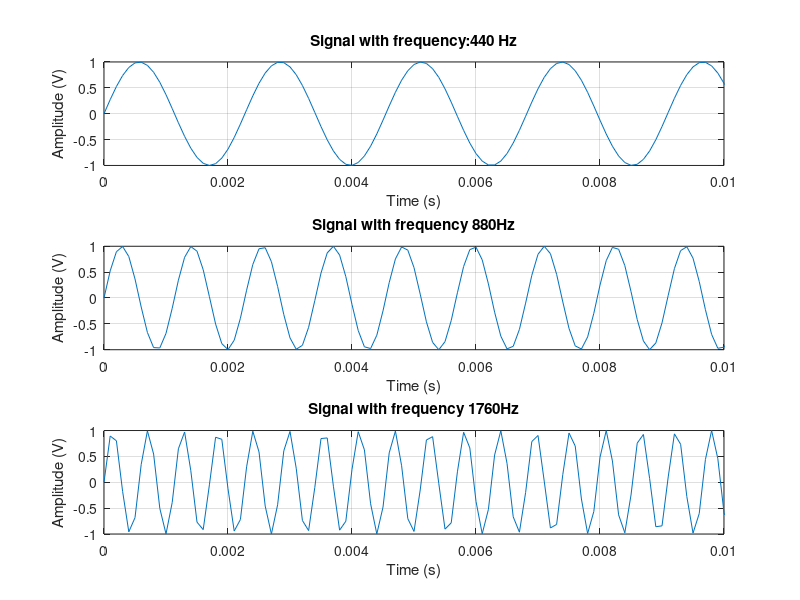
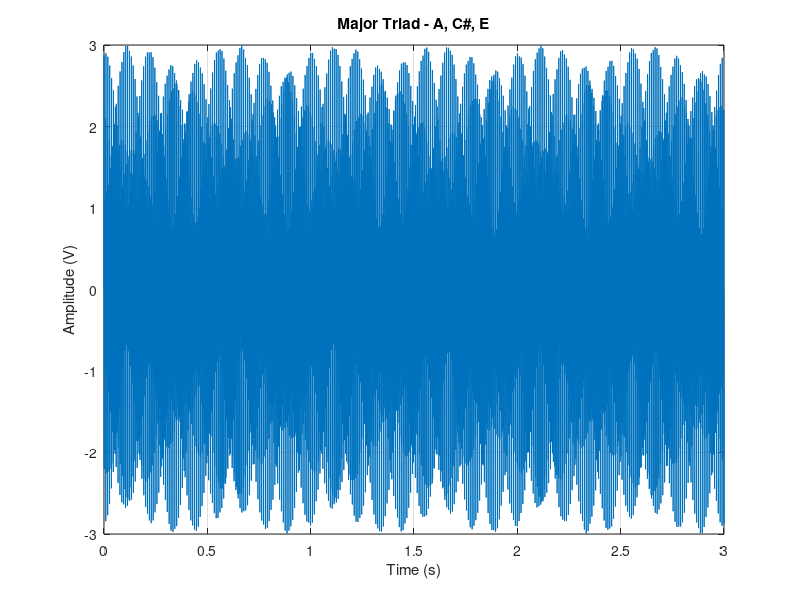

The MATLAB source for these figures, in order:

f_0 = 440; % Given frequency of the signal
end_time = 3; % time-lenth of the signal
f_sample = 10000; % Sampling rate (1/T_sample)


t = linspace(0, end_time, end_time*f_sample); %sampling array


x1 = sin(2*pi*f_0*t);
x_12 = sin(2*pi*2*f_0*t);
x_13 = sin(2*pi*4*f_0*t);


figure;

subplot(3,1,1);
plot(t, x1);
xlim([0,0.01]);
xlabel('Time (s)');
ylabel('Amplitude (V)');
title('Signal with frequency:440 Hz');
grid on;

subplot(3,1,2);
plot(t, x_12);
xlim([0,0.01]);
xlabel('Time (s)');
ylabel('Amplitude (V)');
title('Signal with frequency 880Hz');
grid on;

subplot(3,1,3);
plot(t, x_13);
xlim([0,0.01]);
xlabel('Time (s)');
ylabel('Amplitude (V)');
title('Signal with frequency 1760Hz');
grid on;


soundsc(x1, f_sample);
pause(end_time);
soundsc(x_12, f_sample);
pause(end_time);
soundsc(x_13, f_sample);
pause(end_time);

% Major triad formula 
s = sin(2*pi*440*t) + sin(2*pi*554*t) + sin(2*pi*659*t);

figure;
plot(t, s);
xlabel('Time (s)');
ylabel('Amplitude (V)');
title('Major Triad - A, C#, E');
grid on;

soundsc(s, f_sample);